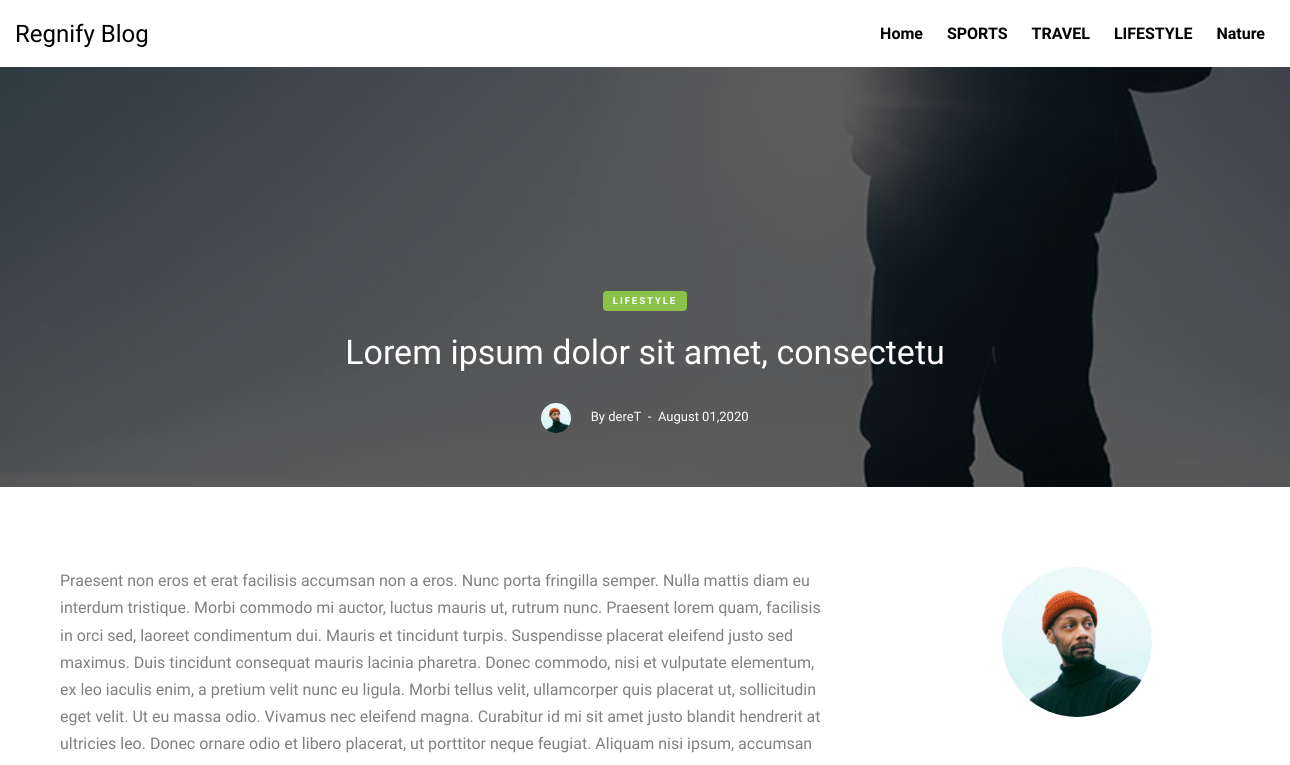
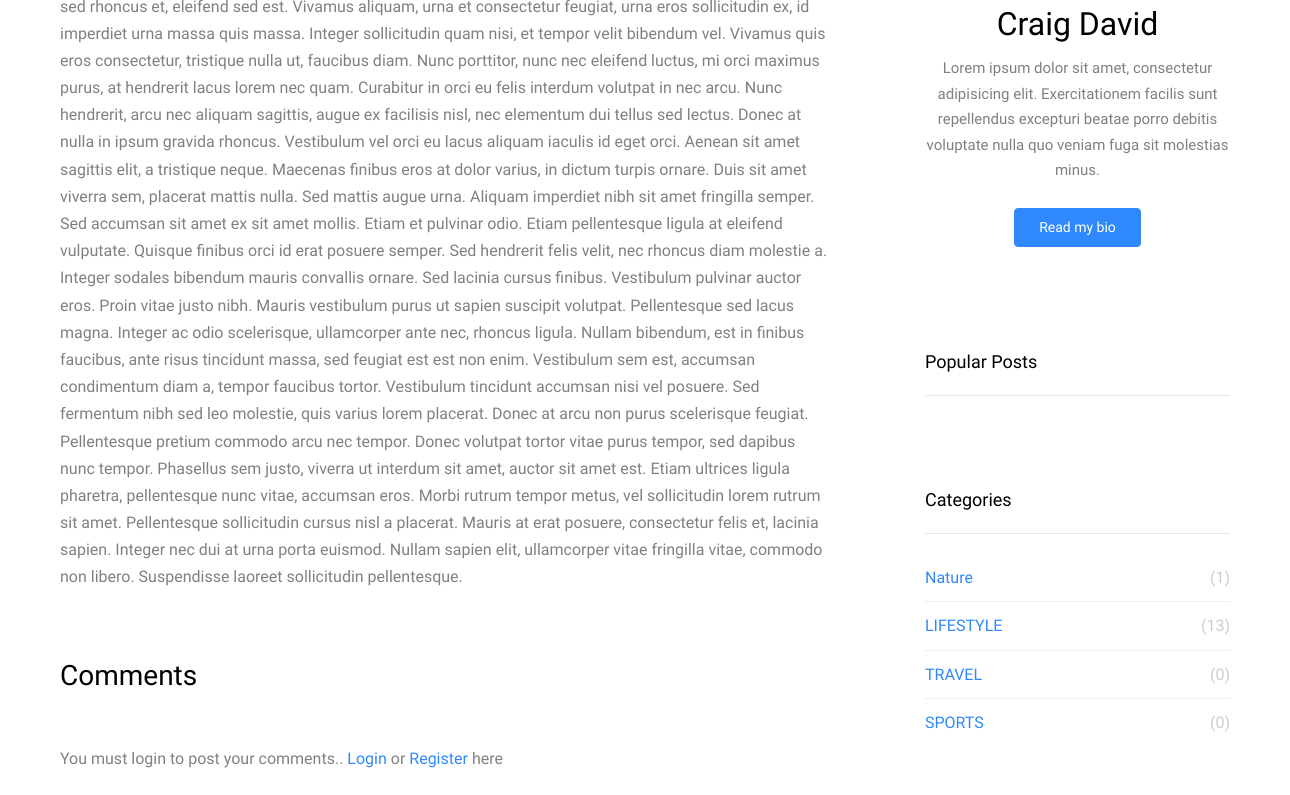
The app's page /post/2/, older data (2 pictures, top to bottom).
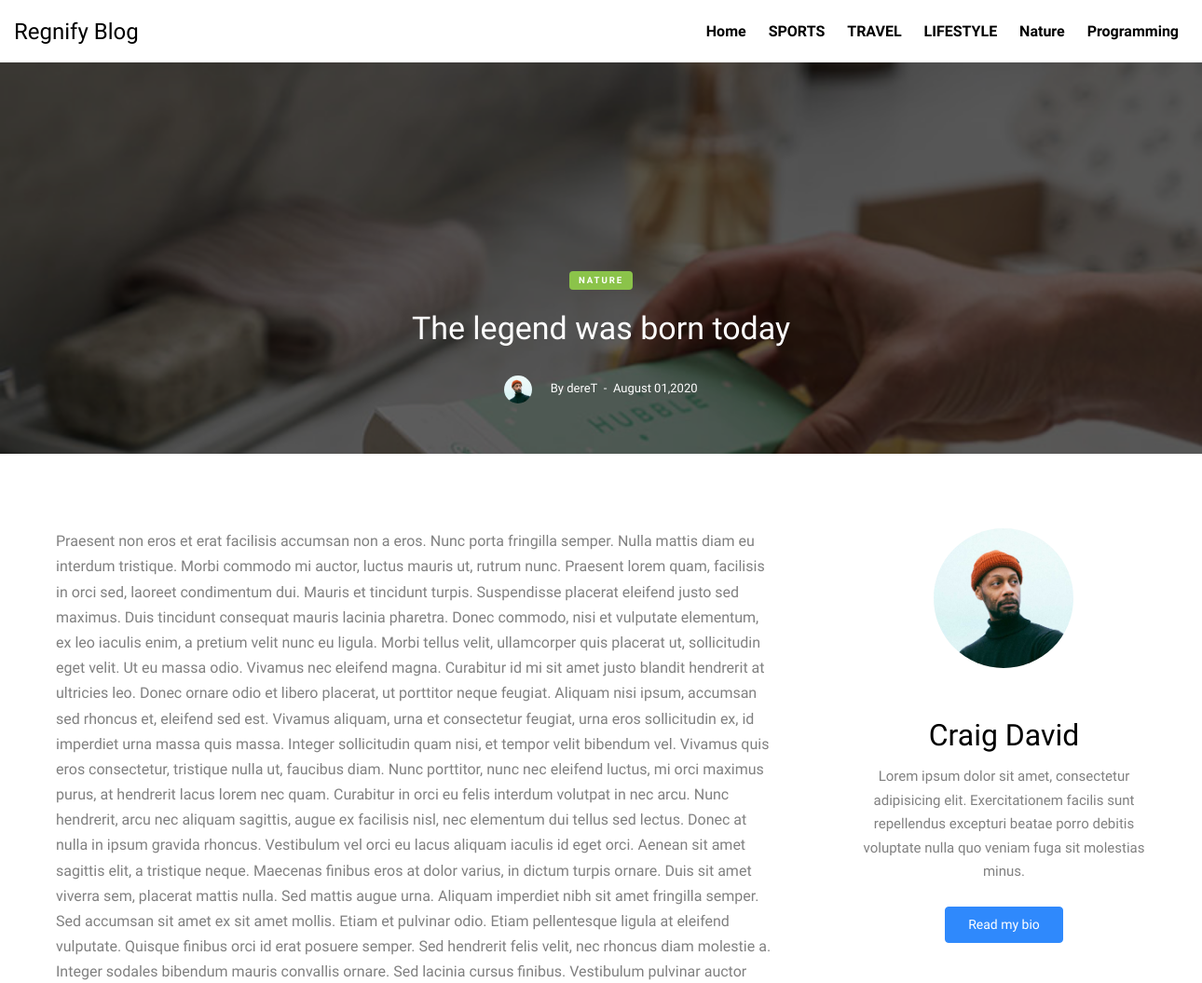
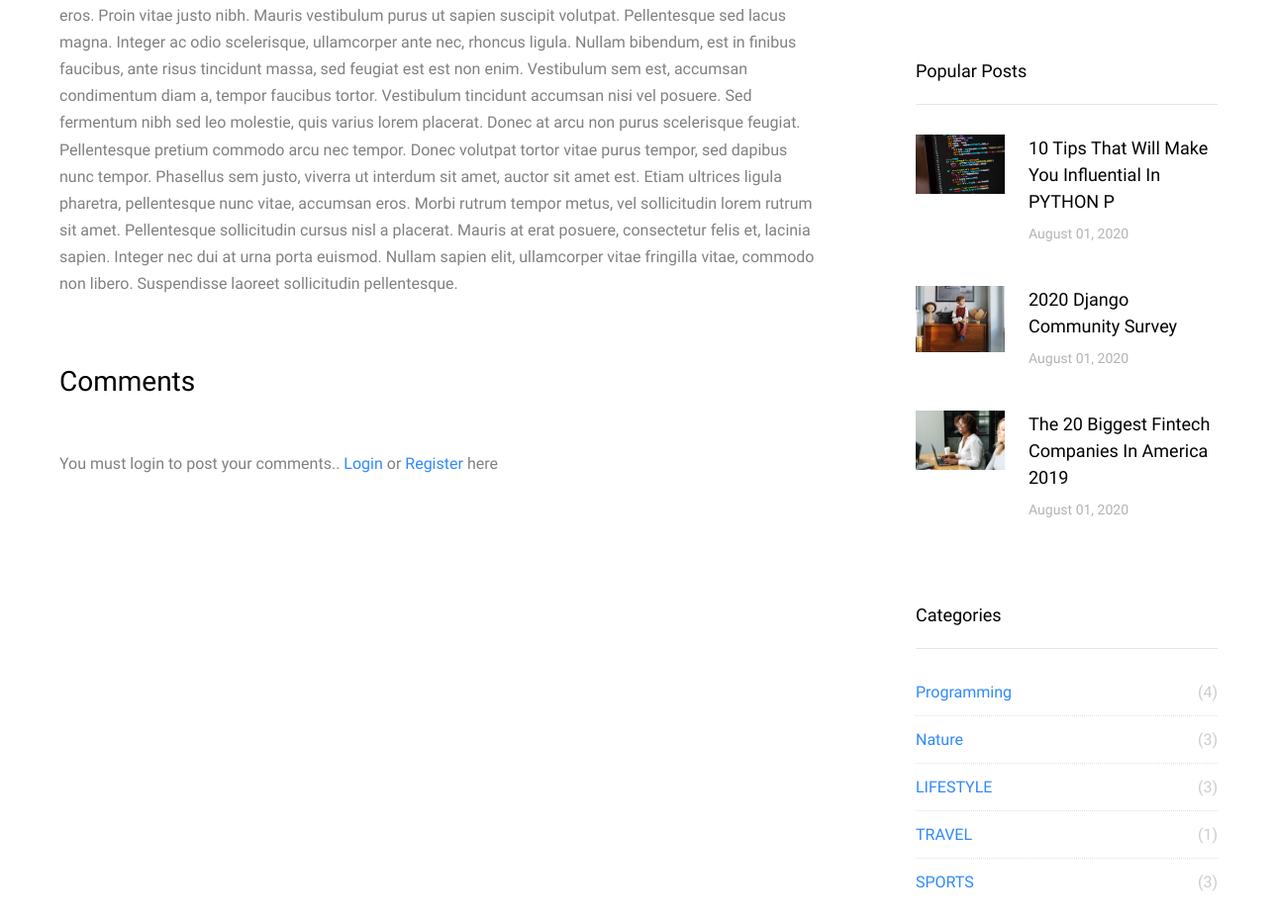
The same page, newer data (2 pictures, top to bottom).
### blog/models.py (models this page shows, shortened)
class Category(models.Model):
    title = models.CharField(max_length=50)
    cat_slug = models.SlugField(max_length=140, unique=True)
    author_id = models.ForeignKey(User, on_delete=models.CASCADE)
    created_on = models.DateTimeField(auto_now_add=True)
    updated_on = models.DateTimeField(auto_now=True)

class Post(models.Model):
    title = models.CharField(max_length=50)
    cat = models.ForeignKey(Category, on_delete=models.CASCADE)
    post_image = models.ImageField(default='noimage.jpg', upload_to='posts')
    author = models.ForeignKey(User, on_delete=models.CASCADE, default=1)
    created_on = models.DateTimeField(auto_now_add=True)
    updated_on = models.DateTimeField(auto_now=True)
    publish = models.BooleanField(default=False)
    view = models.IntegerField(default=0)
    content = models.TextField()

### blog/views.py (the view, shortened to what this page needs)
# urls.py: path('post/<int:pk>/', post_detail, name="post-detail"),
def post_detail(request, pk):
    post = Post.objects.get(pk=pk)
    post.view += 1
    post.save()
    context = {
        'object': post,
        'form': CommentForm(),
        'navs': Category.objects.all(),
        'cats': Category.objects.all().order_by('-id'),
        'popular_posts': Post.objects.filter(view__gte=4).order_by('-id')[:6]
    }
    return render(request, 'blog/post_detail.html', context)

### templates/blog/post_detail.html (shortened to what this page needs)
{% extends 'single_base.html' %}
{% load crispy_forms_tags %}
{% load static %}
    {% block single_page_content %}
    <section class="site-section py-lg">
      <div class="container">
        <div class="row blog-entries element-animate">
          <div class="col-md-12 col-lg-8 main-content">
            <div class="post-content-body">
              <p> {{object.content}} </p>
            </div>
            <div class="pt-5">
              <h3 class="mb-5">{{comments}}Comments</h3>
                {% if user.is_authenticated %}
                  <div class="comment-form-wrap pt-5">
                   <h3 class="mb-3">Leave a comment</h3>
                      {% if messages %}
                        <ul class="messages">
                          {% for message in messages %}
                            <li{% if message.tags %} class="alert alert-{{ message.tags }}"{% endif %}>{{ message }}</li>
                          {% endfor %}
                        </ul>
                      {% endif %}
                    <form action="" method="POST" class="p-5 bg-light" novalidate>
                      {% csrf_token %}
                      <div class="form-group">
                        {{form|crispy}}
                      </div>
                      <div class="form-group">
                        <input type="submit" value="Post Comment" class="btn btn-primary">
                      </div>
                    </form>
                   </div>
                {% else %}
                    You must login to post your comments..
                    <a href="{% url 'login' %}">Login</a> or <a href="{% url 'register' %}"> Register </a> here
                {% endif %}
            </div>
          </div>
          {% include 'blog/sidebar.html' %}
        </div>
      </div>
    </section>
      {% endblock single_page_content %}

### templates/single_base.html
{% include 'layout/header.html' %}
    <div class="site-cover site-cover-sm same-height overlay single-page" style="background-image: url('{{object.post_image.url}}'); height:420px;">
      <div class="container">
        <div class="row same-height justify-content-center">
          <div class="col-md-12 col-lg-10">
            <div class="post-entry text-center">
              <span class="post-category text-white bg-success mb-3">{{object.cat.title}}</span>
              <h1 class="mb-4" style="font-size:34px;"><a href="#">{{object.title}}</a></h1>
              <div class="post-meta align-items-center text-center">
                <figure class="author-figure mb-0 mr-3 d-inline-block"><img src="/media/userdefault.jpg" alt="Image" class="img-fluid"></figure>
                <span class="d-inline-block mt-1">By {{object.author}}</span>
                <span>&nbsp;-&nbsp; {{object.created_on|date:'F d,Y'}}</span>
              </div>
            </div>
          </div>
        </div>
      </div>
    </div>
    {% block single_page_content %}
    {% endblock single_page_content %}
   {% include 'layout/footer.html' %}

### templates/layout/header.html (shortened to what this page needs)
{% load static %}
<html lang="en">
  <head>
    <link rel="stylesheet" href="{% static 'fonts/icomoon/style.css' %}">
    <link rel="stylesheet" href="{% static 'css/bootstrap.min.css' %}">
    <link rel="stylesheet" href="{% static 'css/magnific-popup.css' %}">
    <link rel="stylesheet" href="{% static 'css/jquery-ui.css' %}">
    <link rel="stylesheet" href="{% static 'css/owl.carousel.min.css' %}">
    <link rel="stylesheet" href="{% static 'css/owl.theme.default.min.css' %}">
    <link rel="stylesheet" href="{% static 'css/bootstrap-datepicker.css' %}">
    <link rel="stylesheet" href="{% static 'fonts/flaticon/font/flaticon.css'%}">
    <link rel="stylesheet" href="{% static 'css/aos.css' %} ">
    <link rel="stylesheet" href="{% static 'css/style.css' %}">
  </head>
  <body>
    <div class="site-wrap">
    <header class="site-navbar" role="banner">
      <div class="container-fluid">
        <div class="row align-items-center">
          <div class="col-4 site-logo">
            <a href="{% url 'blog-home' %}" class="text-black h2 mb-0">Regnify Blog</a>
          </div>
          <div class="col-8 text-right">
            <nav class="site-navigation" role="navigation">
              <ul class="site-menu js-clone-nav mr-auto d-none d-lg-block mb-0">
                <li><a href="{% url 'blog-home' %}">Home</a></li>
                {% for nav in navs  %}
                  <li><a href="{% url 'category' nav.id %}">{{nav.title}}</a></li>
                {% endfor %}
              </ul>
            </nav>
              </div>
          </div>
      </div>
    </header>

### templates/blog/sidebar.html (shortened to what this page needs)
    {% load static %}
  <div class="col-md-12 col-lg-4 sidebar">
            <div class="sidebar-box">
              <div class="bio text-center">
                <img src="/media/userdefault.jpg" alt="Image Placeholder" class="img-fluid mb-5">
                <div class="bio-body">
                  <h2>Craig David</h2>
                  <p class="mb-4">Lorem ipsum dolor sit amet, consectetur adipisicing elit. Exercitationem facilis sunt repellendus excepturi beatae porro debitis voluptate nulla quo veniam fuga sit molestias minus.</p>
                  <p><a href="#" class="btn btn-primary btn-sm rounded px-4 py-2">Read my bio</a></p>
                  <p class="social">
                    <a href="#" class="p-2"></a>
                    <a href="#" class="p-2"></a>
                    <a href="#" class="p-2"></a>
                    <a href="#" class="p-2"></a>
                  </p>
                </div>
              </div>
            </div>
            <div class="sidebar-box">
              <h3 class="heading">Popular Posts</h3>
              <div class="post-entry-sidebar">
                <ul>
                 {% for popular_post in popular_posts %}
                  <li>
                    <a href="{% url 'post-detail' popular_post.id %}">
                      <img src="{{popular_post.post_image.url}}" alt="Image placeholder" class="mr-4">
                      <div class="text">
                        <h4>{{popular_post.title}}</h4>
                        <div class="post-meta">
                          <span class="mr-2">{{popular_post.created_on|date:'F d, Y'}} </span>
                        </div>
                      </div>
                    </a>
                  </li>
                  {% endfor %}
                </ul>
              </div>
            </div>
            <div class="sidebar-box">
              <h3 class="heading">Categories</h3>
              <ul class="categories">
                {% if cats %}
                  {% for cat in  cats %}
                    <li><a href="{% url 'category' cat.id %}"> {{ cat.title}} <span>({{cat.post_set.count}})</span></a></li>
                  {% endfor %}
                {% endif %}
              </ul>
            </div>
  </div>

Row changes from the older to the newer data that the page shows:
computed for Category "SPORTS": post_set.count "0" → "3"
computed for Category "TRAVEL": post_set.count "0" → "1"
computed for Category "LIFESTYLE": post_set.count "13" → "3"
computed for Category "Nature": post_set.count "1" → "3"
added Category: title "Programming", post_set.count "4"
changed Post "dereT": post_image: picture added in place of a placeholder; cat "LIFESTYLE" → "NATURE"; title "Lorem ipsum dolor sit amet, consectetu" → "The legend was born today"
now on this page (row edited): Post: post_image (picture), title "10 Tips That Will Make You Influential In PYTHON P", created_on "August 01, 2020"
now on this page (row edited): Post: post_image (picture), title "2020 Django Community Survey", created_on "August 01, 2020"
now on this page (row edited): Post: post_image (picture), title "The 20 Biggest Fintech Companies In America 2019", created_on "August 01, 2020"
